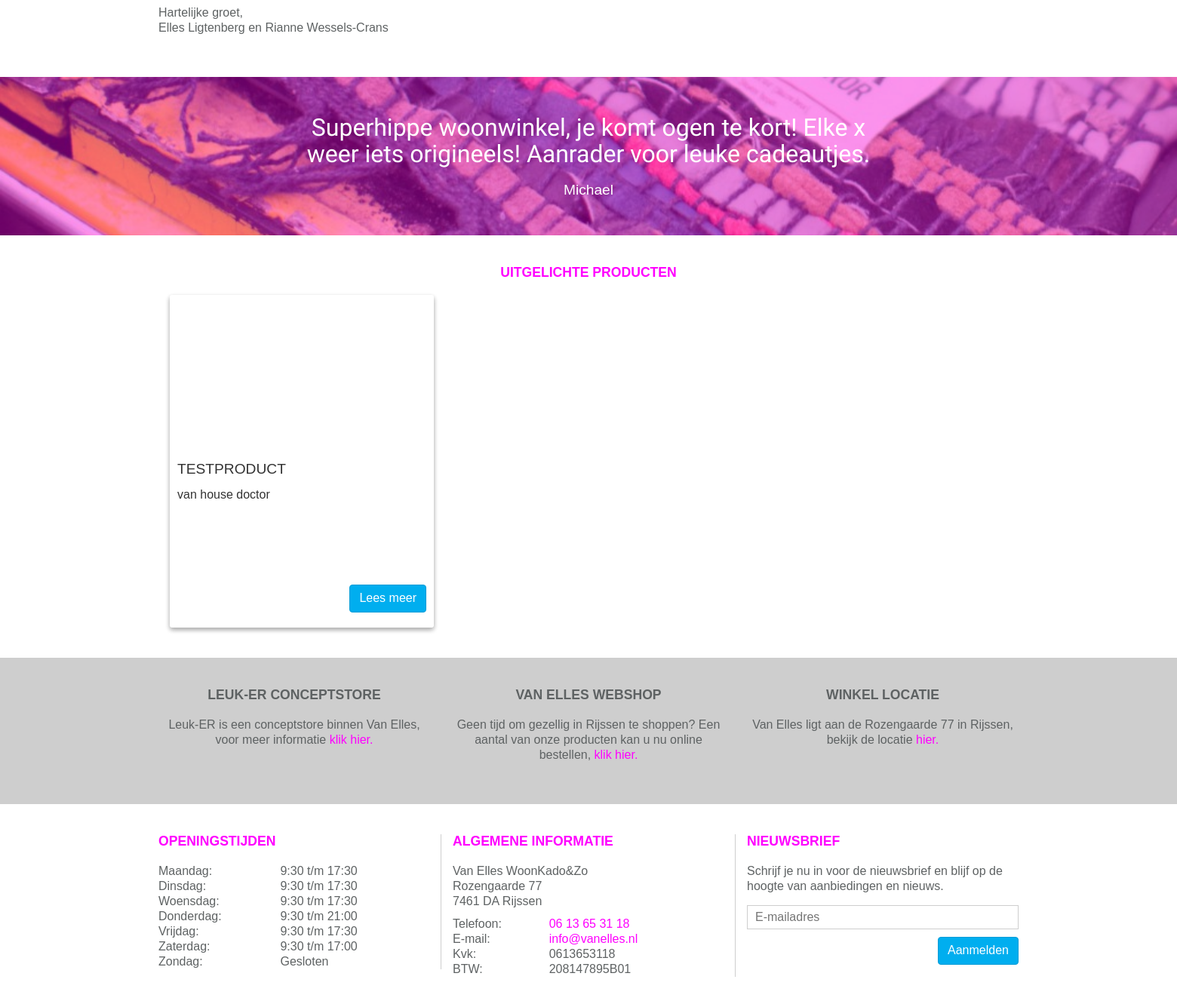
Before: / (lower part) with the older database file.
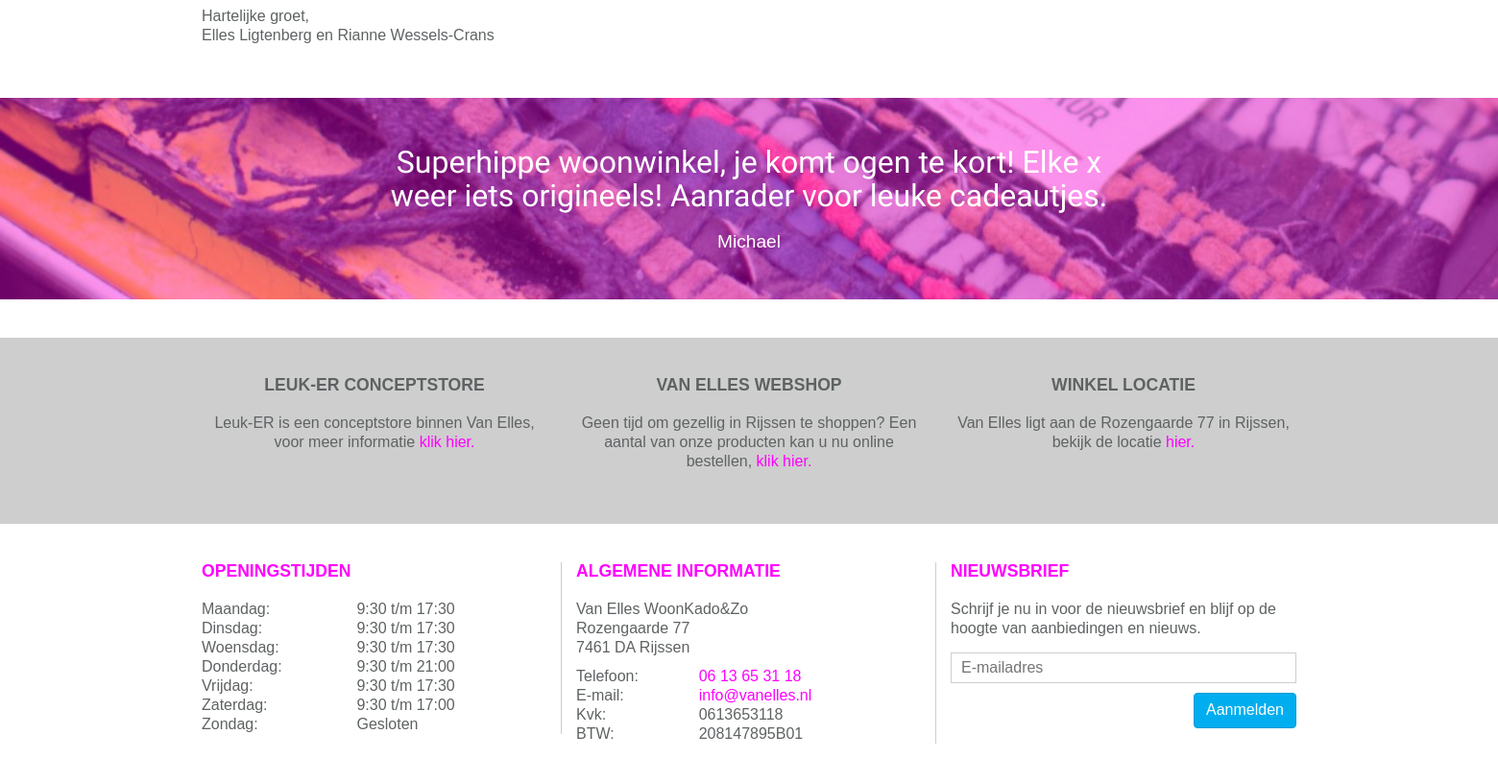
After: the same page with the newer database file.
### tables this page shows
CREATE TABLE `product` (
  `product_id` int(11) NOT NULL,
  `naam` varchar(45) NOT NULL,
  `inhoud` mediumtext NOT NULL,
  `korte_inhoud` varchar(250) NOT NULL,
  `images` varchar(2000) NOT NULL,
  `webshop_url` varchar(1000) DEFAULT NULL,
  `description` varchar(150) NOT NULL,
  `kernwoorden` varchar(150) NOT NULL,
  `lev_id` int(11) NOT NULL,
  `uitgelicht` int(1) NOT NULL DEFAULT '0' COMMENT '0=nee, 1=ja'
);

CREATE TABLE `leveranciers` (
  `lev_id` int(11) NOT NULL,
  `naam` varchar(45) DEFAULT NULL,
  `inhoud` varchar(45) DEFAULT NULL,
  `korte_inhoud` varchar(250) NOT NULL,
  `logo` varchar(45) DEFAULT NULL,
  `description` varchar(2000) DEFAULT NULL,
  `kernwoorden` varchar(150) DEFAULT NULL
);

### index.php (called while the page is built, shortened)
<?php
include_once('admin/classes/connection.class.php');
include_once('admin/classes/page.class.php');
$page = new Page();
if(isset($_GET['page'])) {
    $pageContent = $page->getPageByUrl(htmlentities($_GET['page']));
    if(!$pageContent) {
        $pageContent = [
            "pagetitle"     => "Oepss 404",
            "title"         => "Oepss, 404",
            "subtitle"      => "Deze pagina bestaat helaas niet.",
            "inhoud"        => "",
            "description"   => "",
            "kernwoorden"   => "",
            "path"          => "404.php"
        ];
    }
} else {
    $pageContent = $page->getFirstPageBy();
}
include_once('includes/header.php');
include_once('module/'.$pageContent['path']);
include_once('includes/footer.php');

### admin/classes/page.class.php (called while the page is built, shortened)
<?php
class Page {
    private $_db;
    public function __construct()
    {
        $this->_db = new Connection();
        $this->_db = $this->_db->databaseConnection();
    }
    public function getFirstPageBy() {
        try {
            $query = $this->_db->prepare('
                    SELECT pagetitle, title, subtitle, inhoud, description, kernwoorden, path
                    FROM page p
                    JOIN Module m ON p.Module_id = m.id
                    LIMIT 1;
                ');
            if($query->execute()) {
                if($query->rowCount() > 0) {
                    return $content = $query->fetchAll()[0];
                } else {
                    return false;
                }
            } else {
                return false;
            }
        } catch (PDOexception $e) {
            return false;
        }
    }
}

### admin/classes/connection.class.php (called while the page is built, shortened)
<?php
class Connection {
    public function databaseConnection() {
        try {
            $this->_db = new PDO('mysql:host=localhost;dbname=vanelles', 'root', '');
            return $this->_db;
        } catch (PDOException $e) {
            echo "<h3>Let op</h3>Er is helaas een probleem met het verbinden van de server, probeer het later nog eens.";
            exit;
        }
    }
}

### admin/classes/content.class.php (called while the page is built, shortened)
<?php
class Content
{
    private $_db;
    public function __construct()
    {
        $this->_db = new Connection();
        $this->_db = $this->_db->databaseConnection();
    }
    public function getProductuitgelicht()
    {
        try {
            $query = $this->_db->prepare('
                    SELECT * FROM product p JOIN leveranciers l ON p.lev_id=l.lev_id WHERE uitgelicht = 1;
                ');
            if ($query->execute()) {
                if ($query->rowCount() > 0) {
                    return $content = $query->fetchAll();
                } else {
                    return false;
                }
            } else {
                echo $query->errorInfo();
                return false;
            }
        } catch (PDOexception $e) {
            echo $e->getMessage();
            return false;
        }
    }
}
?>

### module/homepage.php (the view, shortened to what this page needs)
<?php require_once 'includes/header.php'; ?>
<div id="content">
    <div class="container">
        <div class="row">
            <section class="col-md-8 col-sm-7 col-xs-12 marbot">
                <?php echo $pageContent['inhoud']; ?>
            </section>
        </div>
    </div>
    <?php require_once 'includes/quote.php'; ?>
    <?php require_once 'includes/productenslide.php'; ?>
</div>
<?php require_once 'includes/footer.php'; ?>

### includes/productenslide.php
<?php
require_once 'admin/classes/connection.class.php';
require_once 'admin/classes/content.class.php';
$content = new Content();
$uitgelicht = $content->getProductuitgelicht();
if ($uitgelicht){
    echo '<div class="container">
        <div class="row">
            <div class="col-xs-12" id="main-product">';
                echo '<div class="a-center">
                    <div class="ptitle">
                        <h2>Uitgelichte producten</h2>
                    </div>
                </div>';
                echo '<div id="product-slide">';
                    foreach ($uitgelicht as $value) {
                        $naam = $value[1];
                        $leverancier = $value["naam"];
                        $inhoud = $value[3];
                        $image = $value["images"];
                     print ("<div class=\"slide\">");
                     print ("<div class=\"card marbot\">");
                     echo "<a href='#' style='background-image: url(".constant("local_url")."/admin/images/product/".$image.");' class='card-img'></a>";
                     print ("<div class=\"card-body\">");
                     print ("<a href=\"#\"><h4 class=\"card-title\">" . $naam ."</h4></a>");
                     print ("<a href=\"#\"><h4 class=\"card-subtitle\">" . "van ". $leverancier ."</h4></a>");
                     print ("<p class=\"card-text\">$inhoud</p>");
                     print("  <div class=\"a-right\"><a href=\"#\" class=\"btn btn-primary\">Lees meer</a></div>");
                    print (" </div></div></div>");
                    }
                        ?>
                </div>
            </div>
        </div>
    </div>
<?php }?>

Changed rows visible on the page:
removed product: naam "TESTPRODUCT", lev.naam "house doctor"
Other visible differences:
text no longer shown: "UITGELICHTE PRODUCTEN"
